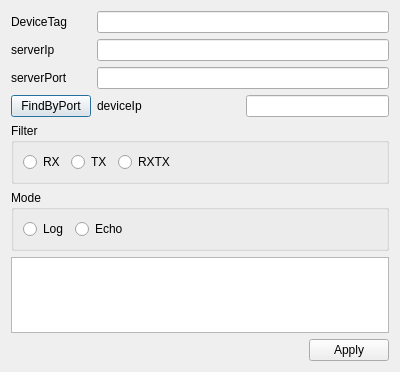
<?xml version="1.0" encoding="UTF-8"?>
<ui version="4.0">
 <class>SettingsNetworkDialog</class>
 <widget class="QDialog" name="SettingsNetworkDialog">
  <property name="geometry">
   <rect>
    <x>0</x>
    <y>0</y>
    <width>400</width>
    <height>372</height>
   </rect>
  </property>
  <property name="windowTitle">
   <string>Dialog</string>
  </property>
  <layout class="QVBoxLayout" name="verticalLayout">
   <item>
    <layout class="QFormLayout" name="formLayout">
     <item row="1" column="0">
      <widget class="QLabel" name="label_serverIp">
       <property name="text">
        <string>serverIp</string>
       </property>
      </widget>
     </item>
     <item row="1" column="1">
      <widget class="QLineEdit" name="lineEdit_serverIp"/>
     </item>
     <item row="2" column="0">
      <widget class="QLabel" name="label_serverPort">
       <property name="text">
        <string>serverPort</string>
       </property>
      </widget>
     </item>
     <item row="2" column="1">
      <widget class="QLineEdit" name="lineEdit_serverPort"/>
     </item>
     <item row="3" column="0">
      <widget class="QPushButton" name="pushButton_find">
       <property name="text">
        <string>FindByPort</string>
       </property>
      </widget>
     </item>
     <item row="3" column="1">
      <layout class="QHBoxLayout" name="horizontalLayout_2">
       <item>
        <widget class="QLabel" name="label_findIp">
         <property name="text">
          <string>deviceIp</string>
         </property>
        </widget>
       </item>
       <item>
        <widget class="QLineEdit" name="lineEdit_findPort">
         <property name="sizePolicy">
          <sizepolicy hsizetype="Preferred" vsizetype="Preferred">
           <horstretch>0</horstretch>
           <verstretch>0</verstretch>
          </sizepolicy>
         </property>
        </widget>
       </item>
      </layout>
     </item>
     <item row="6" column="0" colspan="2">
      <widget class="QTextEdit" name="textEdit_messageTemplate"/>
     </item>
     <item row="4" column="0" colspan="2">
      <widget class="QGroupBox" name="group1">
       <property name="title">
        <string>Filter</string>
       </property>
       <layout class="QHBoxLayout" name="horizontalLayout_4">
        <item>
         <widget class="QRadioButton" name="radioButton_RX">
          <property name="text">
           <string>RX</string>
          </property>
         </widget>
        </item>
        <item>
         <widget class="QRadioButton" name="radioButton_TX">
          <property name="text">
           <string>TX</string>
          </property>
         </widget>
        </item>
        <item>
         <widget class="QRadioButton" name="radioButton_RXTX">
          <property name="text">
           <string>RXTX</string>
          </property>
         </widget>
        </item>
        <item>
         <spacer name="horizontalSpacer_2">
          <property name="orientation">
           <enum>Qt::Horizontal</enum>
          </property>
          <property name="sizeHint" stdset="0">
           <size>
            <width>40</width>
            <height>20</height>
           </size>
          </property>
         </spacer>
        </item>
       </layout>
      </widget>
     </item>
     <item row="5" column="0" colspan="2">
      <widget class="QGroupBox" name="group2">
       <property name="title">
        <string>Mode</string>
       </property>
       <layout class="QHBoxLayout" name="horizontalLayout_5">
        <item>
         <widget class="QRadioButton" name="radioButton_Log">
          <property name="text">
           <string>Log</string>
          </property>
         </widget>
        </item>
        <item>
         <widget class="QRadioButton" name="radioButton_Echo">
          <property name="text">
           <string>Echo</string>
          </property>
         </widget>
        </item>
        <item>
         <spacer name="horizontalSpacer_3">
          <property name="orientation">
           <enum>Qt::Horizontal</enum>
          </property>
          <property name="sizeHint" stdset="0">
           <size>
            <width>40</width>
            <height>20</height>
           </size>
          </property>
         </spacer>
        </item>
       </layout>
      </widget>
     </item>
     <item row="0" column="0">
      <widget class="QLabel" name="label">
       <property name="text">
        <string>DeviceTag</string>
       </property>
      </widget>
     </item>
     <item row="0" column="1">
      <widget class="QLineEdit" name="lineEdit_deviceTag"/>
     </item>
    </layout>
   </item>
   <item>
    <layout class="QHBoxLayout" name="horizontalLayout">
     <item>
      <spacer name="horizontalSpacer">
       <property name="orientation">
        <enum>Qt::Horizontal</enum>
       </property>
       <property name="sizeHint" stdset="0">
        <size>
         <width>40</width>
         <height>20</height>
        </size>
       </property>
      </spacer>
     </item>
     <item>
      <widget class="QPushButton" name="pushButton_apply">
       <property name="text">
        <string>Apply</string>
       </property>
      </widget>
     </item>
    </layout>
   </item>
  </layout>
 </widget>
 <resources/>
 <connections/>
</ui>
